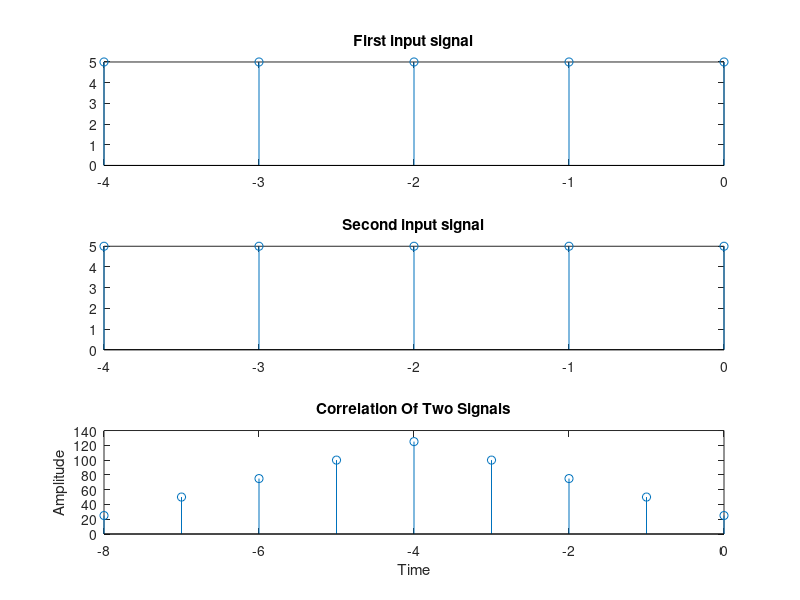

Reproduce this figure in MATLAB.
clear all;
close all;
clc;
n=input('Enter 1st array size : ');
for i=1:1:n
    x(i)=input('Value : ');
end
n11=input('Enter Zreo index no : ');
p1=1-n11;
n1=p1;
for i=1:1:n
    x1(i)=p1;
    p1=p1+1;
end
m=input('Enter 2nd array size : ');
for i=1:1:m
    y(i)=input('Value : ');
end
n21=input('Enter Zreo index no : ');
p2=1-n21;
n2=p2;
for i=1:1:m
    y1(i)=p2;
    p2=p2+1;
end
N=n1+n2
seq=(n+m)-1
for i=1:1:seq
    sq(i)=N;
    N=N+1;
end
 
 sq
 k=1;
 l=1;
 for j=m:-1:1
     for i=1:1:n
         res(k,l)=x(i)*y(j);
         l=l+1;
     end
     k=k+1;
     l=1;
 end
 r=0;
 k=1;
 
 for i=1:1:n
     d=i;
     for j=1:1:i
         r=r+res(d,j);
         d=d-1;
         
     end
     ans(k)=r;
         k=k+1;
         r=0;
 end
 l=1;
 r=0;
 for i=n:-1:2
     d=i;
     for j=m:-1:i
         r=r+res(d,j);
         d=d+1;
         
     end
     ans1(l)=r;
         l=l+1;
         r=0;
 end
 for i=k:1:seq
     if i==seq
         ans(i)=ans1(l-1)
     else
     ans(i)=ans1(l-1);
     end
     l=l-1;
 end
 subplot(3,1,1);
 stem(x1,x);
 title('First input signal');
 
 subplot(3,1,2);
 stem(y1,y);
 title('Second input signal');
 subplot(3,1,3);
stem(sq,ans);
xlabel('Time');
ylabel('Amplitude');
title('Correlation Of Two Signals');